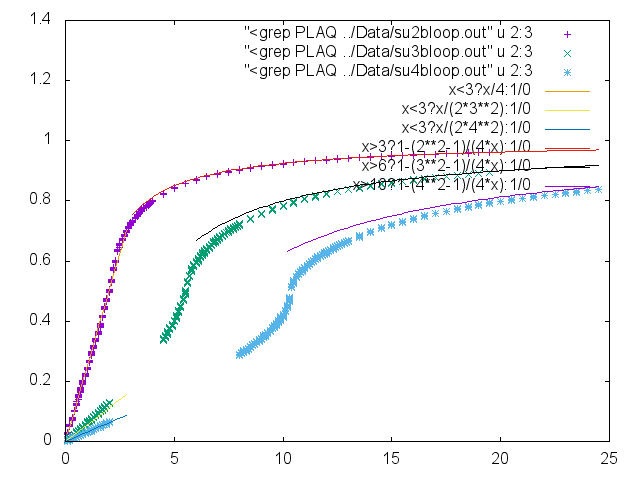

Write the gnuplot code that produced this figure.
#!/usr/bin/gnuplot -persist
#
#    
#    	G N U P L O T
#    	Version 5.0 patchlevel 3    last modified 2016-02-21 
#    
#    	Copyright (C) 1986-1993, 1998, 2004, 2007-2016
#    	Thomas Williams, Colin Kelley and many others
#    
#    	gnuplot home:     http://www.gnuplot.info
#    	faq, bugs, etc:   type "help FAQ"
#    	immediate help:   type "help"  (plot window: hit 'h')
# set terminal x11  nopersist enhanced
# set output
unset clip points
set clip one
unset clip two
set bar 1.000000 front
set border 31 front lt black linewidth 1.000 dashtype solid
set zdata 
set ydata 
set xdata 
set y2data 
set x2data 
set boxwidth
set style fill  empty border
set style rectangle back fc  bgnd fillstyle   solid 1.00 border lt -1
set style circle radius graph 0.02, first 0.00000, 0.00000 
set style ellipse size graph 0.05, 0.03, first 0.00000 angle 0 units xy
set dummy x, y
set format x "% h" 
set format y "% h" 
set format x2 "% h" 
set format y2 "% h" 
set format z "% h" 
set format cb "% h" 
set format r "% h" 
set timefmt "%d/%m/%y,%H:%M"
set angles radians
set tics back
unset grid
set raxis
set style parallel front  lt black linewidth 2.000 dashtype solid
set key title "" center
set key inside right top vertical Right noreverse enhanced autotitle nobox
set key noinvert samplen 4 spacing 1 width 0 height 0 
set key maxcolumns 0 maxrows 0
set key noopaque
unset label
unset arrow
set style increment default
unset style line
unset style arrow
set style histogram clustered gap 2 title textcolor lt -1
unset object
set style textbox transparent margins  1.0,  1.0 border
unset logscale
set offsets 0, 0, 0, 0
set pointsize 1
set pointintervalbox 1
set encoding default
unset polar
unset parametric
unset decimalsign
set view 60, 30, 1, 1
set samples 100, 100
set isosamples 10, 10
set surface 
unset contour
set cntrlabel  format '%8.3g' font '' start 5 interval 20
set mapping cartesian
set datafile separator whitespace
unset hidden3d
set cntrparam order 4
set cntrparam linear
set cntrparam levels auto 5
set cntrparam points 5
set size ratio 0 1,1
set origin 0,0
set style data points
set style function lines
unset xzeroaxis
unset yzeroaxis
unset zzeroaxis
unset x2zeroaxis
unset y2zeroaxis
set xyplane relative 0.5
set tics scale  1, 0.5, 1, 1, 1
set mxtics default
set mytics default
set mztics default
set mx2tics default
set my2tics default
set mcbtics default
set mrtics default
set xtics border in scale 1,0.5 mirror norotate  autojustify
set xtics  norangelimit autofreq 
set ytics border in scale 1,0.5 mirror norotate  autojustify
set ytics  norangelimit autofreq 
set ztics border in scale 1,0.5 nomirror norotate  autojustify
set ztics  norangelimit autofreq 
unset x2tics
unset y2tics
set cbtics border in scale 1,0.5 mirror norotate  autojustify
set cbtics  norangelimit autofreq 
set rtics axis in scale 1,0.5 nomirror norotate  autojustify
set rtics  norangelimit autofreq 
unset paxis 1 tics
unset paxis 2 tics
unset paxis 3 tics
unset paxis 4 tics
unset paxis 5 tics
unset paxis 6 tics
unset paxis 7 tics
set title "" 
set title  font "" norotate
set timestamp bottom 
set timestamp "" 
set timestamp  font "" norotate
set rrange [ * : * ] noreverse nowriteback
set trange [ * : * ] noreverse nowriteback
set urange [ * : * ] noreverse nowriteback
set vrange [ * : * ] noreverse nowriteback
set xlabel "" 
set xlabel  font "" textcolor lt -1 norotate
set x2label "" 
set x2label  font "" textcolor lt -1 norotate
set xrange [ * : * ] noreverse nowriteback
set x2range [ * : * ] noreverse nowriteback
set ylabel "" 
set ylabel  font "" textcolor lt -1 rotate by -270
set y2label "" 
set y2label  font "" textcolor lt -1 rotate by -270
set yrange [ * : * ] noreverse nowriteback
set y2range [ * : * ] noreverse nowriteback
set zlabel "" 
set zlabel  font "" textcolor lt -1 norotate
set zrange [ * : * ] noreverse nowriteback
set cblabel "" 
set cblabel  font "" textcolor lt -1 rotate by -270
set cbrange [ * : * ] noreverse nowriteback
set paxis 1 range [ * : * ] noreverse nowriteback
set paxis 2 range [ * : * ] noreverse nowriteback
set paxis 3 range [ * : * ] noreverse nowriteback
set paxis 4 range [ * : * ] noreverse nowriteback
set paxis 5 range [ * : * ] noreverse nowriteback
set paxis 6 range [ * : * ] noreverse nowriteback
set paxis 7 range [ * : * ] noreverse nowriteback
set zero 1e-08
set lmargin  -1
set bmargin  -1
set rmargin  -1
set tmargin  -1
set locale "en_US.UTF-8"
set pm3d explicit at s
set pm3d scansautomatic
set pm3d interpolate 1,1 flush begin noftriangles noborder corners2color mean
set palette positive nops_allcF maxcolors 0 gamma 1.5 color model RGB 
set palette rgbformulae 7, 5, 15
set colorbox default
set colorbox vertical origin screen 0.9, 0.2, 0 size screen 0.05, 0.6, 0 front bdefault
set style boxplot candles range  1.50 outliers pt 7 separation 1 labels auto unsorted
set loadpath 
set fontpath 
set psdir
set fit brief errorvariables nocovariancevariables errorscaling prescale nowrap v5
GNUTERM = "x11"
x = 0.0
## Last datafile plotted: "<grep PLAQ ../Data/su4bloop.out"
plot [][:1.4] "<grep PLAQ ../Data/su2bloop.out" u 2:3, "<grep PLAQ ../Data/su3bloop.out" u 2:3,"<grep PLAQ ../Data/su4bloop.out" u 2:3, x<3?x/4:1/0, x<3?x/(2*3**2):1/0, x<3?x/(2*4**2):1/0,x>3?1-(2**2-1)/(4*x):1/0, x>6?1-(3**2-1)/(4*x):1/0, x>10?1-(4**2-1)/(4*x):1/0
#    EOF
